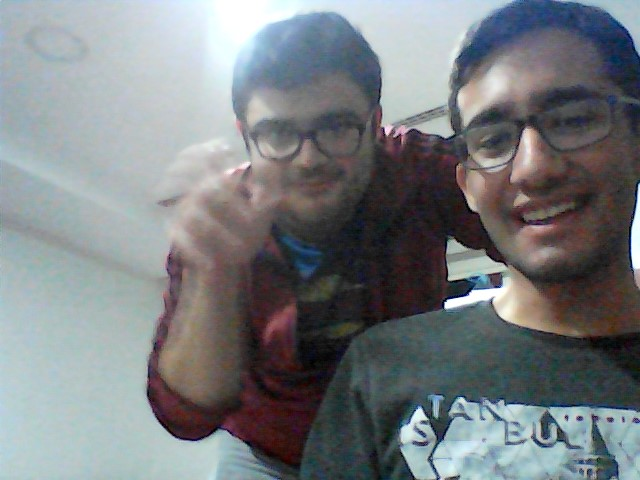
//> input picture 2.im_proc/L2.2#Smoothing/image.jpg, 640 x 480 px
$ ./smoothing_filter   (built with g++ and OpenCV 4)
//> lines starting //> are read from the running program, lines starting //| are printed output that depends on the picture
#include <opencv2/core.hpp>
#include <opencv2/highgui.hpp>
#include <opencv2/imgproc.hpp>
#include <iostream>


int DELAY_CAPTION = 1500;
int DELAY_BLUR = 100;
int MAX_KERNEL_LENGTH = 30;

using namespace std;
using namespace cv;

char window_name[] = "Smooth image";
Mat src, dst;

int display_caption(const char*);//write text on the screen
int display_dst(int del=DELAY_CAPTION);

int main(int argc,char **argv)
{
	namedWindow(window_name,WINDOW_AUTOSIZE);
	const char *image_name = (argc > 1) ? argv[1] : "image.jpg";
	src = imread(samples::findFile(image_name),IMREAD_COLOR);
//> src is the input picture: 480 rows x 640 cols, CV_8UC3; mean B, G, R 128.3, 125.1, 120.9

	if (src.empty())
	{
		printf(" Error opening image\n");
		printf(" Usage:\n %s [image_name-- image.jpg] \n", argv[0]);
		return EXIT_FAILURE;
	}
	if(display_caption("ORIGINAL IMAGE")!=0)
	{
		return 0;
	}
	dst = src.clone();
	if(display_dst()!=0)
	{
		return 0;
	}
	if(display_caption("Homogenus Blur")!=0)
	{
		return 0;
	}
	for (int i = 1; i < MAX_KERNEL_LENGTH; i+=2)
	{
		blur(src, dst, Size(i, i), Point(-1,-1));//blur(src,dst,ksize,anchor_point)
		if(display_dst()!=0)
		{
			return 0;
		}
	}
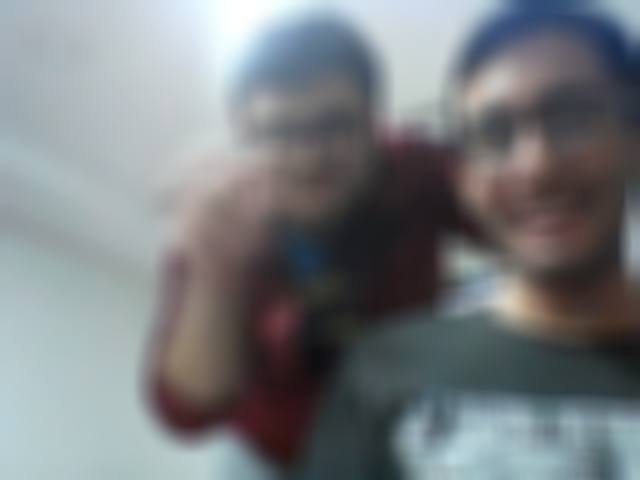
//> dst: 480 rows x 640 cols, CV_8UC3; mean B, G, R 128.2, 125.1, 120.9
	if(display_caption("Gaussian Filter")!=0)
	{
		return 0;
	}
	for (int i = 1; i < MAX_KERNEL_LENGTH; i += 2)
	{
		GaussianBlur(src, dst, Size(i, i), 0, 0);//normalized gauss applied sigma=0 GaussianBlur(src,dst,ksize,sigmax,sigmay)
		//The size of the kernel to be used (the neighbors to be considered).
		//w and h have to be odd and positive numbers otherwise the size will be calculated using the σx and σy arguments.
		if (display_dst() != 0)
		{
			return 0;
		}
	}
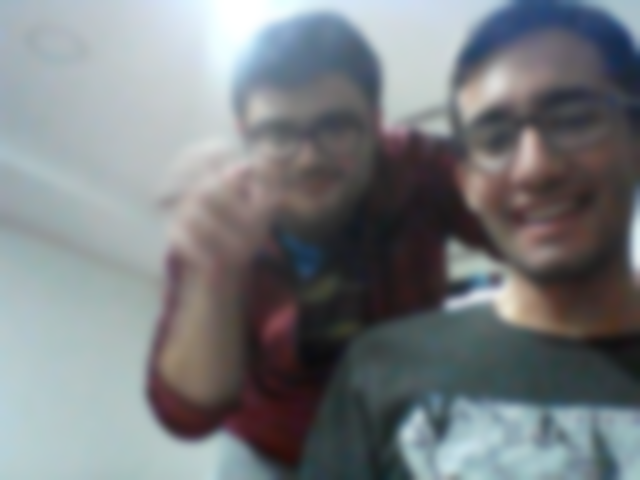
//> dst: 480 rows x 640 cols, CV_8UC3; mean B, G, R 128.3, 125.1, 120.9
	if(display_caption("Median Filter")!=0)
	{
		return 0;
	}
	for (int i = 1; i < MAX_KERNEL_LENGTH; i += 2)
	{
		medianBlur(src, dst, i);//third argument is size of kernel that must be square
		if(display_dst()!=0)
		{
			return 0;
		}
	}
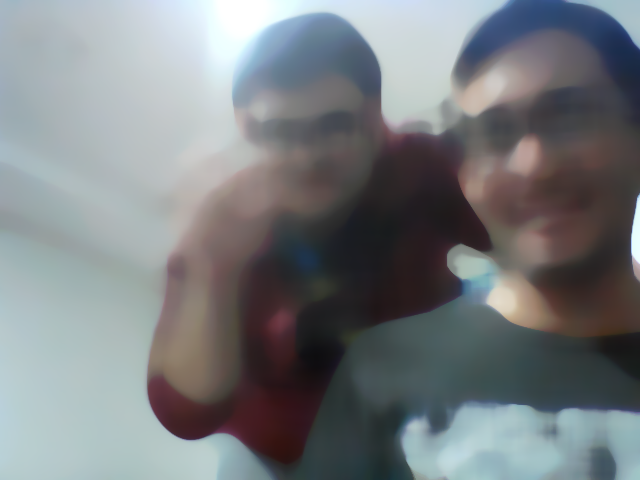
//> dst: 480 rows x 640 cols, CV_8UC3; mean B, G, R 128, 125.1, 120.9
	if(display_caption("Bilateral Filter")!=0)
	{
		return 0;
	}
	for (int i = 1; i < MAX_KERNEL_LENGTH; i += 2)
	{
		bilateralFilter(src, dst,i,i*2,i/2);//bilateralFilter(src,dst,d,σColor,σSpace)
		/*
		  src: Source image
          dst: Destination image
          d: The diameter of each pixel neighborhood.
		  σColor: Standard deviation in the color space.

		  A larger value of the parameter means that farther colors within the pixel neighborhood (see sigmaSpace) will be mixed together,
		  resulting in larger areas of semi-equal color.

	      σSpace: Standard deviation in the coordinate space(in pixel terms)
			Filter sigma in the coordinate space. A larger value of the parameter means that farther pixels will influence
			each other as long as their colors are close enough (see sigmaColor ). When d>0, it specifies the neighborhood
			size regardless of sigmaSpace. Otherwise, d is proportional to sigmaSpace.

	     */
        if(display_dst()!=0)
		{
			return 0;
		}
	}

	display_caption("displaying has done");
	return 0;
}
int display_caption(const char *capt)
{
	dst = Mat::zeros(src.size(),src.type());
	putText(dst, capt, Point(src.cols / 3, src.rows / 2), FONT_HERSHEY_COMPLEX, 1, Scalar(200,200,200), 3, LINE_8);
	return display_dst(DELAY_CAPTION);
}
int display_dst(int del)
{
	imshow(window_name, dst);
	if (waitKey(del) >= 0) { return -1; }//interrupt running
	return 0;
}
